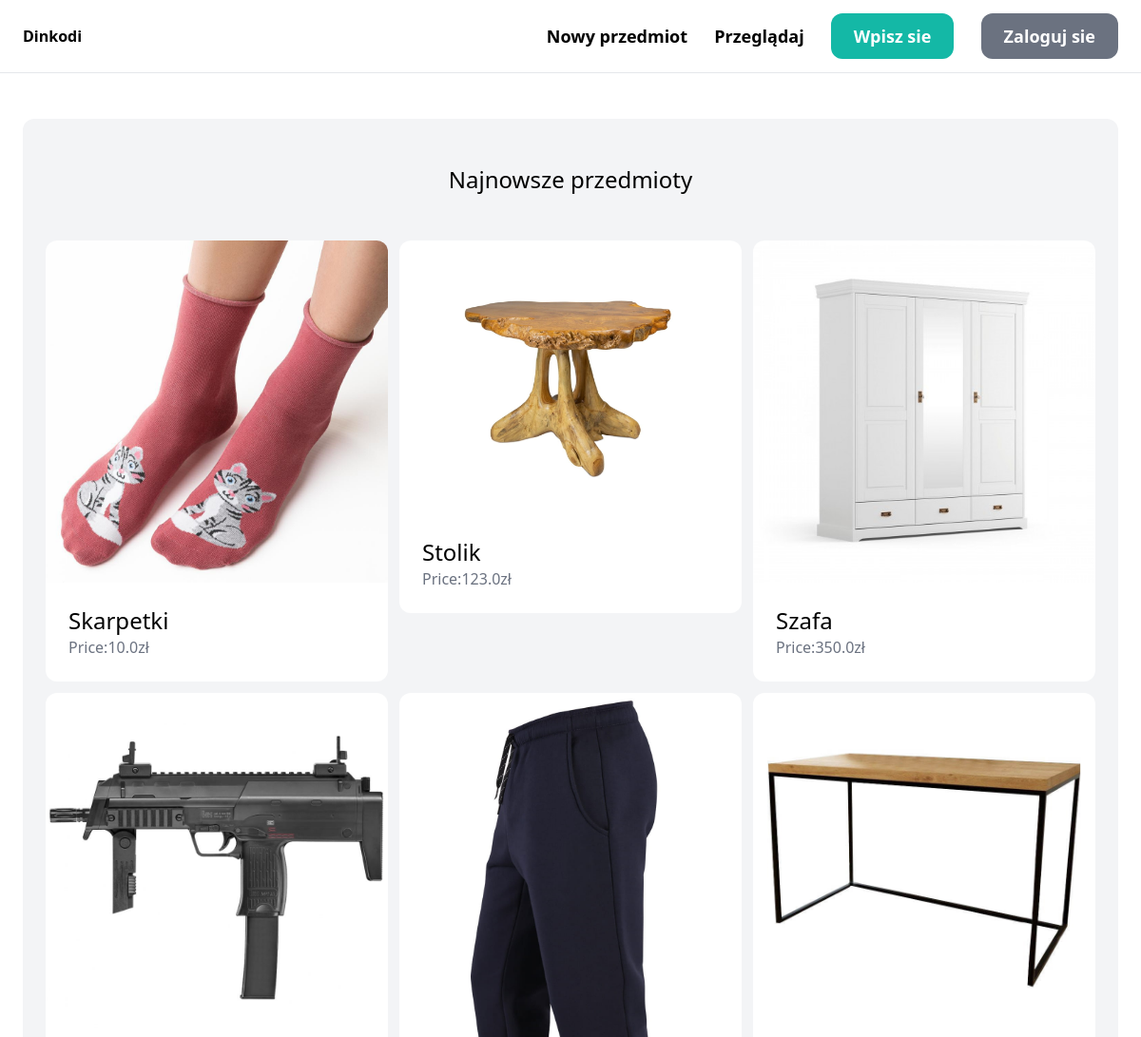
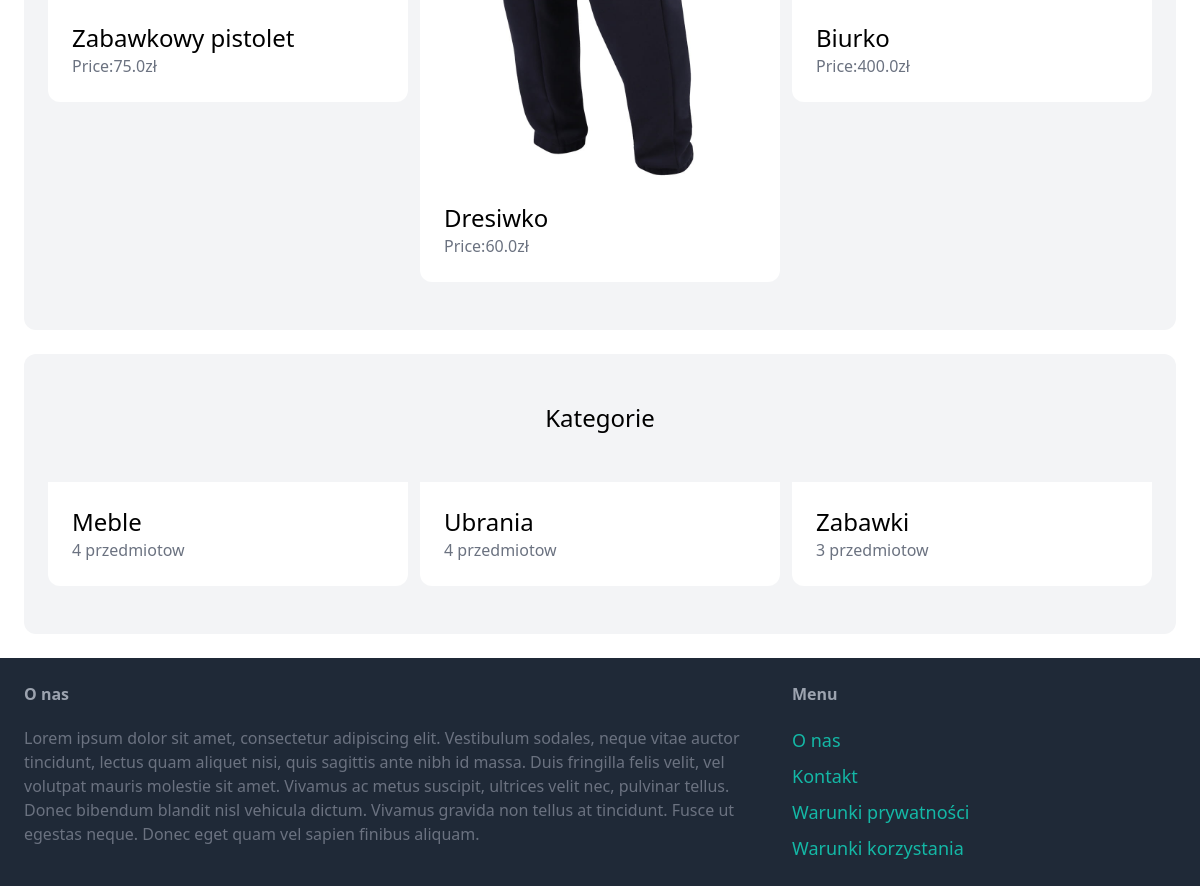
The page / on the database its author committed (2 pictures, top to bottom).
### item/models.py (models this page shows, shortened)
class Item(models.Model):
    category = models.ForeignKey(Category, related_name="items",on_delete=models.CASCADE)
    name = models.CharField(max_length=255)
    description = models.TextField(blank=True,null=True)
    price = models.FloatField()
    image = models.ImageField(upload_to="items_images", blank=True,null=True)
    is_sold = models.BooleanField(default=False)
    create_by = models.ForeignKey(User, related_name="items", on_delete=models.CASCADE)
    created_at = models.DateTimeField(auto_now_add=True)
    class Meta:
        ordering = ("-created_at",)

class Category(models.Model):
    name = models.CharField(max_length=255)
    class Meta:
        ordering = ("name",)
        verbose_name_plural = "Kategorie"

### core/views.py (the view)
# urls.py: path('',views.index,name="index"),
def index(request):
    item = Item.objects.filter(is_sold=False)[0:6]
    categories = Category.objects.all()
    return render(request, 'core/index.html',{'categories':categories,"items":item,})

### core/templates/core/index.html (shortened to what this page needs)
{% extends 'core/base.html' %}
{% block content %}
    <div class="mt-6 px-6 py-12 bg-gray-100 rounded-xl">
        <h2 class="mb-12 text-2xl text-center">Najnowsze przedmioty</h2>
        <div class="grid grid-cols-3 gap-3">
            {% for item in items %}
                <div>
                    <a href="{% url 'item:detail' item.id %}">
                        <div>
                            <img src='{{item.image.url}}' class="rounded-t-xl">
                        </div>
                        <div class="p-6 bg-white rounded-b-xl">
                            <h2 class="text-2xl">{{item.name}}</h2>
                            <p class="text-gray-500">Price:{{item.price}}zł</p>
                        </div>
                    </a>
                </div>
            {% endfor %}
        </div>
    </div>
    <div class="mt-6 px-6 py-12 bg-gray-100 rounded-xl">
        <h2 class="mb-12 text-2xl text-center">Kategorie</h2>
        <div class="grid grid-cols-3 gap-3">
            {% for category in categories%}
                 <div>
                     <a href="#">
                         <div class="p-6 bg-white rounded-b-xl">
                             <h2 class="text-2xl">{{category.name}}</h2>
                             <p class="text-gray-500">{{category.items.count}} przedmiotow</p>
                         </div>
                     </a>
                 </div>
            {% endfor %}
        </div>
    </div>
{% endblock %}

### core/templates/core/base.html (shortened to what this page needs)
<!doctype html>
<html>
    <head>
        <script src="https://cdn.tailwindcss.com"></script>
    </head>
    <body>
    <nav class="py-6 px-6 flex justify-between items-center border-b border-gray-200">
        <a href="/" class="text=xl font-semibold">Dinkodi</a>
        <div class="space-x-6">
            <a href="{% url 'item:new' %}" class="text-lg font-semibold hover:text=gray-500">Nowy przedmiot</a>
            <a href="{% url 'item:browse' %}" class="text-lg font-semibold hover:text=gray-500">Przeglądaj</a>
            {% if request.user.is_authenticated %}
                <a href="{% url 'conversation:inbox' %}" class="px-6 py-3 text-lg font-semibold bg-teal-500 text-white rounded-xl hover:bg-teal-700">Skrzynka</a>
                <a href="{% url 'dashboard:index' %}" class="px-6 py-3 text-lg font-semibold bg-gray-500 text-white rounded-xl hover:bg-gray-700">Panel</a>
                <a href="{% url 'logout' %}" class="px-6 py-3 text-lg font-semibold bg-red-500 text-white rounded-xl hover:bg-red-700">Wyloguj się</a>
            {% else %}
                <a href="{% url 'signup' %}" class="px-6 py-3 text-lg font-semibold bg-teal-500 text-white rounded-xl hover:bg-teal-700">Wpisz sie</a>
                <a href="{% url 'login' %}" class="px-6 py-3 text-lg font-semibold bg-gray-500 text-white rounded-xl hover:bg-gray-700">Zaloguj sie</a>
            {% endif %}
        </div>
    </nav>
        <div class="px-6 py-6">
            {% block content %}
            {% endblock %}
        </div>
        <footer class="py-6 px-6 flex justify-between bg-gray-800">
            <div class="w-2/3 pr-10 ">
                <h3 class="mb-5 font-semibold text-gray-400">O nas</h3>
                <p class="text=lg text-gray-500">Lorem ipsum dolor sit amet, consectetur adipiscing elit. Vestibulum sodales, neque vitae auctor tincidunt, lectus quam aliquet nisi, quis sagittis ante nibh id massa. Duis fringilla felis velit, vel volutpat mauris molestie sit amet. Vivamus ac metus suscipit, ultrices velit nec, pulvinar tellus. Donec bibendum blandit nisl vehicula dictum. Vivamus gravida non tellus at tincidunt. Fusce ut egestas neque. Donec eget quam vel sapien finibus aliquam.</p>
            </div>
            <div class="w-1/3">
                <h3 class="mb-5 font-semibold text-gray-400">Menu</h3>
                <ul class="space-y-2">
                    <li><a href="#" class="text-lg text-teal-500 hover:text-teal-700">O nas</a></li>
                    <li><a href="{% url 'contact' %}" class="text-lg text-teal-500 hover:text-teal-700">Kontakt</a></li>
                    <li><a href="#" class="text-lg text-teal-500 hover:text-teal-700">Warunki prywatności</a></li>
                    <li><a href="#" class="text-lg text-teal-500 hover:text-teal-700">Warunki korzystania</a></li>
                </ul>
            </div>
        </footer>
    </body>
</html>

### rows shown on the page
Item: image (picture), name "Skarpetki", price "10.0"
Item: image (picture), name "Stolik", price "123.0"
Item: image (picture), name "Szafa", price "350.0"
Item: image (picture), name "Zabawkowy pistolet", price "75.0"
Item: image (picture), name "Dresiwko", price "60.0"
Item: image (picture), name "Biurko", price "400.0"
Category: name "Meble", items.count "4"
Category: name "Ubrania", items.count "4"
Category: name "Zabawki", items.count "3"
